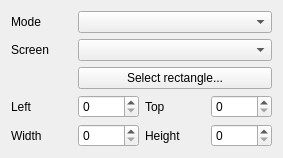
<?xml version="1.0" encoding="UTF-8"?>
<ui version="4.0">
 <class>Ambient</class>
 <widget class="QWidget" name="Ambient">
  <property name="geometry">
   <rect>
    <x>0</x>
    <y>0</y>
    <width>283</width>
    <height>154</height>
   </rect>
  </property>
  <property name="windowTitle">
   <string>Form</string>
  </property>
  <layout class="QGridLayout" name="gridLayout">
   <item row="0" column="1" colspan="3">
    <widget class="QComboBox" name="mode"/>
   </item>
   <item row="4" column="3">
    <widget class="QSpinBox" name="top">
     <property name="maximum">
      <number>9999</number>
     </property>
    </widget>
   </item>
   <item row="0" column="0">
    <widget class="QLabel" name="mode_label">
     <property name="text">
      <string>Mode</string>
     </property>
    </widget>
   </item>
   <item row="5" column="0">
    <widget class="QLabel" name="width_label">
     <property name="text">
      <string>Width</string>
     </property>
    </widget>
   </item>
   <item row="5" column="1">
    <widget class="QSpinBox" name="width">
     <property name="maximum">
      <number>9999</number>
     </property>
    </widget>
   </item>
   <item row="5" column="3">
    <widget class="QSpinBox" name="height">
     <property name="maximum">
      <number>9999</number>
     </property>
    </widget>
   </item>
   <item row="4" column="1">
    <widget class="QSpinBox" name="left">
     <property name="maximum">
      <number>9999</number>
     </property>
    </widget>
   </item>
   <item row="1" column="0">
    <widget class="QLabel" name="screen_label">
     <property name="text">
      <string>Screen</string>
     </property>
    </widget>
   </item>
   <item row="4" column="2">
    <widget class="QLabel" name="top_label">
     <property name="text">
      <string>Top</string>
     </property>
    </widget>
   </item>
   <item row="4" column="0">
    <widget class="QLabel" name="left_label">
     <property name="text">
      <string>Left</string>
     </property>
    </widget>
   </item>
   <item row="5" column="2">
    <widget class="QLabel" name="height_label">
     <property name="text">
      <string>Height</string>
     </property>
    </widget>
   </item>
   <item row="1" column="1" colspan="3">
    <widget class="QComboBox" name="screen"/>
   </item>
   <item row="2" column="1" colspan="3">
    <widget class="QPushButton" name="select_rectangle">
     <property name="text">
      <string>Select rectangle...</string>
     </property>
    </widget>
   </item>
  </layout>
 </widget>
 <resources/>
 <connections/>
</ui>
